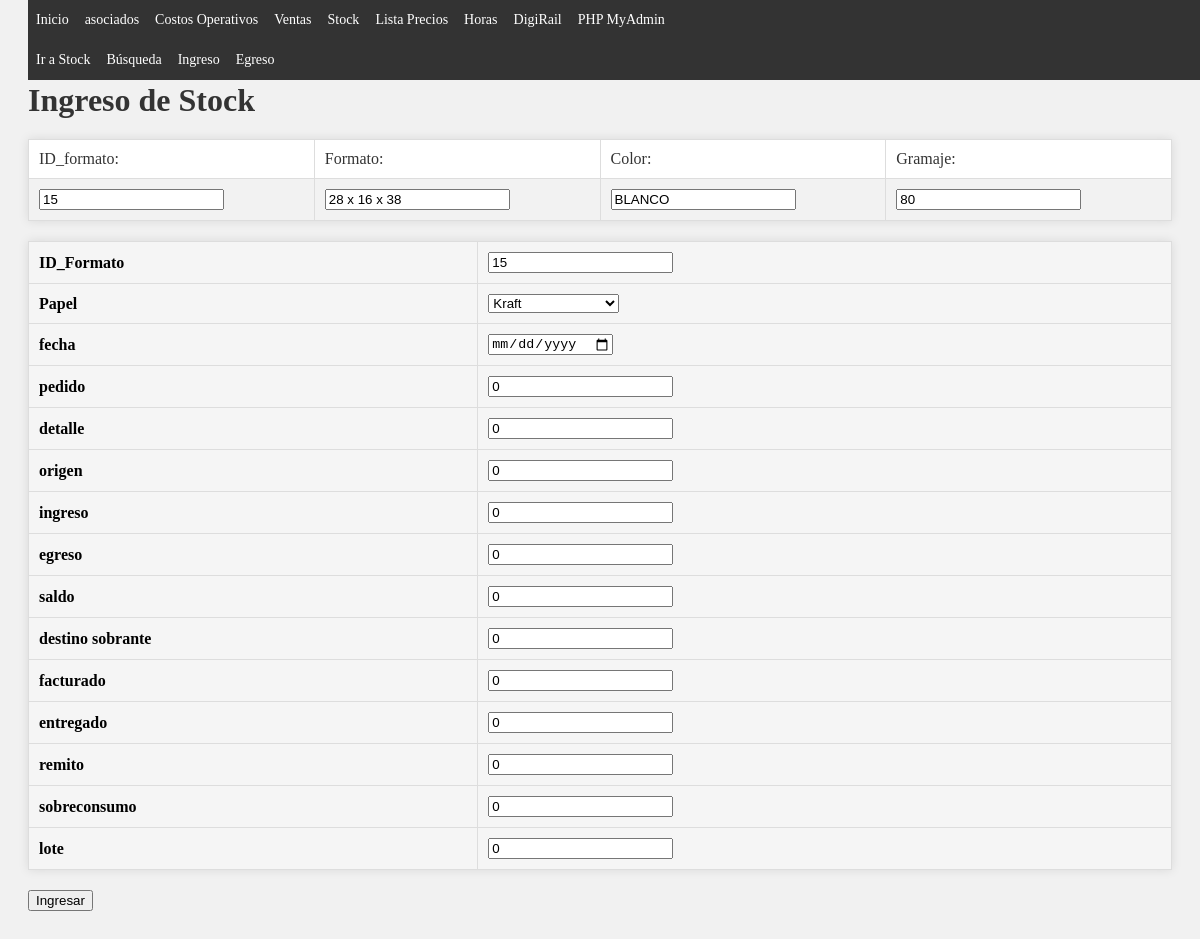
Page /Stock/input.php?ID_formato=15 on the committed database.
### tables this page shows
CREATE TABLE `tabla_1` (
  `ID_formato` int(11) NOT NULL,
  `formato` varchar(14) NOT NULL,
  `color` varchar(11) NOT NULL,
  `gramaje` int(11) NOT NULL,
  `cantidades` int(11) NOT NULL,
  `manijas` bit(1) NOT NULL,
  `fechatiempo` timestamp NULL DEFAULT CURRENT_TIMESTAMP ON UPDATE CURRENT_TIMESTAMP
);

### Stock/input.php (the view, shortened to what this page needs)
<!DOCTYPE html>
<html>
<head>
    <link rel="stylesheet" href="../CSS/style.css">
    <?php
    require "../includes/header.php";
    require_once 'conn.php';
    $ID_formato = $_GET['ID_formato'];
    $query  = "SELECT * FROM tabla_1 WHERE ID_formato = $ID_formato";
    $result = mysqli_query($conn, $query);
    $row    = mysqli_fetch_assoc($result);
    if ($row) {
        $formato    = $row['formato'];
        $color      = $row['color'  ];
        $gramaje    = $row['gramaje'];
    } else {
        $formato    = "";
        $color      = "";
        $gramaje    = "";
    }
    ?>
</head>
<body>
<div class='topnav2'>
    <ul>
        <li class="<?php echo (basename($_SERVER['PHP_SELF']) == '../stock.php')       ? 'active' : ''; ?>">   <a href='../stock.php'                                             >Ir a Stock    </a></li>
        <li class="<?php echo (basename($_SERVER['PHP_SELF']) == 'busqueda.php')    ? 'active' : ''; ?>">   <a href='busqueda.php?ID_formato=   <?php echo $ID_formato;?>'  >Búsqueda       </a></li>
        <li class="<?php echo (basename($_SERVER['PHP_SELF']) == 'ingreso.php')     ? 'active' : ''; ?>">   <a href='ingreso.php?ID_formato=    <?php echo $ID_formato;?>'  >Ingreso        </a></li>
        <li class="<?php echo (basename($_SERVER['PHP_SELF']) == 'egreso.php')      ? 'active' : ''; ?>">   <a href='egreso.php?ID_formato=     <?php echo $ID_formato;?>'  >Egreso         </a></li>
    </ul>
</div>
    <h1>Ingreso de Stock</h1>
    <form action="procesar.php" method="GET">
        <table>
            <tr>
                <td><label for="ID_formato" >ID_formato:    </label></td>
                <td><label for="formato"    >Formato:       </label></td>
                <td><label for="color"      >Color:         </label></td>
                <td><label for="gramaje"    >Gramaje:       </label></td>
            </tr>
            <tr>
                <td><input type="text" id="ID_formato"          name="ID_formato"       value="<?php echo $ID_formato;      ?>" readonly></td>
                <td><input type="text" id="formato"     name="formato"  value="<?php echo $formato; ?>" readonly></td>
                <td><input type="text" id="color"       name="color"    value="<?php echo $color;   ?>" readonly></td>
                <td><input type="text" id="gramaje"     name="gramaje"  value="<?php echo $gramaje; ?>" readonly></td>
            </tr>
        </table>
        <table>
            <tr>
                <th>ID_Formato               </th>
                <th><input type="text" name="ID_formato" id="ID_formato" value=<?php echo $ID_formato; ?> readonly></th>
            </tr>
            <tr>
                <th>Papel               </th>
                <th><select name="papel">
                        <option value="Kraft">Kraft</option>
                    </select>
                </th>
            </tr>
            <tr>
                <th>fecha               </th>
                <th><input type="date" name="fecha" id="fecha" value = "0" ></th>
            </tr>
            <tr>
                <th>pedido              </th>
                <th><input type="number" name="pedido" id="pedido" value = "0" ></th>
            </tr>
            <tr>
                <th>detalle             </th>
                <th><input type="text" name="detalle" id="detalle" value = "0" ></th>
            </tr>
            <tr>
                <th>origen              </th>
                <th><input type="text" name="origen" id="origen" value = "0" ></th>
            </tr>
            <tr>
                <th>ingreso             </th>
                <th><input type="text" name="ingreso" id="ingreso" value = "0" ></th>
            </tr>
            <tr>
                <th>egreso              </th>
                <th><input type="text" name="egreso" id="egreso" value = "0" ></th>
            </tr>
            <tr>
                <th>saldo               </th>
                <th><input type="text" name="saldo" id="saldo" value = "0" ></th>
            </tr>
            <tr>
                <th>destino	sobrante    </th>
                <th><input type="text" name="destino_sobrante" id="destino_sobrante" value = "0" ></th>
            </tr>
            <tr>
                <th>facturado           </th>
                <th><input type="text" name="facturado" id="facturado" value = "0" ></th>
            </tr>
            <tr>
                <th>entregado           </th>
                <th><input type="text" name="entregado" id="entregado" value = "0" ></th>
            </tr>
            <tr>
                <th>remito              </th>
                <th><input type="text" name="remito" id="remito" value = "0" ></th>
            </tr>
            <tr>
                <th>sobreconsumo        </th>
                <th><input type="text" name="sobreconsumo" id="sobreconsumo" value = "0" ></th>
            </tr>
            <tr>
                <th>lote                </th>
                <th><input type="text" name="lote" id="lote" value = "0" ></th>
            </tr>
        </table>
        <input type="submit" name="add" value="Ingresar">
    </form>
</body>
</html>

### CSS/style.css (style rules this page uses)
body { font-family: Arial, sans-serif; background-color: #f4f4f4; color: #333; }
table { border-collapse: collapse; width: 80%; margin: 20px auto; background-color: #ffffff; box-shadow: 0 0 10px rgba(0,0,0,0.1); }
th, td { border: 1px solid #ddd; padding: 8px; text-align: left; }
th { background-color: #e9e9e9; color: #000; }
tr:nth-child(even) { background-color: #f2f2f2; }
body { font-family: Arial, sans-serif; background-color: #f1f1f1; padding: 20px; }
h1 { color: #333; }
table { width: 100%; border-collapse: collapse; margin-top: 20px; }
table th, table td { padding: 10px; text-align: left; border: 1px solid #ddd; }
table th { background-color: #f5f5f5; }
.topnav2 ul { list-style-type: none; margin: 0; padding: 0; overflow: hidden; background-color: #333; position: fixed; top: 0; width: 100%; margin-top: 40px; }
.topnav2 li { float: left; font-size: 16px; }
.topnav2 li a { display: block; color: white; text-align: center; padding: 12px 8px; text-decoration: none; }
@media screen and (max-width: 1275px) { .topnav2 li { font-size: 15px; } }
@media screen and (max-width: 1200px) { .topnav2 li { font-size: 14px; } }

### CSS/index.css (style rules this page uses)
body { font-family: verdana; resize: none; }
h1, #cabecera p { margin: 0; padding: 0; }

### rows in the picture
tabla_1: formato "28 x 16 x 38", color "BLANCO", gramaje "80"
